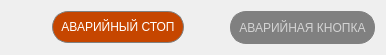
<?xml version="1.0" encoding="UTF-8"?>
<ui version="4.0">
 <class>infoTools</class>
 <widget class="QWidget" name="infoTools">
  <property name="geometry">
   <rect>
    <x>0</x>
    <y>0</y>
    <width>386</width>
    <height>55</height>
   </rect>
  </property>
  <property name="windowTitle">
   <string>Информация</string>
  </property>
  <layout class="QHBoxLayout" name="horizontalLayout">
   <item>
    <spacer name="horizontalSpacer_2">
     <property name="orientation">
      <enum>Qt::Horizontal</enum>
     </property>
     <property name="sizeHint" stdset="0">
      <size>
       <width>40</width>
       <height>20</height>
      </size>
     </property>
    </spacer>
   </item>
   <item>
    <widget class="QPushButton" name="estop">
     <property name="styleSheet">
      <string notr="true">border: 1px solid gray;
border-radius: 16px;
padding: 8px;
color: white;
cursor: pointer;
background: rgb(198, 70, 0);</string>
     </property>
     <property name="text">
      <string>АВАРИЙНЫЙ СТОП</string>
     </property>
     <property name="shortcut">
      <string>F1</string>
     </property>
    </widget>
   </item>
   <item>
    <spacer name="horizontalSpacer">
     <property name="orientation">
      <enum>Qt::Horizontal</enum>
     </property>
     <property name="sizeHint" stdset="0">
      <size>
       <width>40</width>
       <height>20</height>
      </size>
     </property>
    </spacer>
   </item>
   <item>
    <widget class="QLabel" name="label">
     <property name="enabled">
      <bool>false</bool>
     </property>
     <property name="styleSheet">
      <string notr="true">QLabel
{
	border: 1px solid gray;
	border-radius: 16px;
	color: lightGray;
	background-color: gray;
	padding: 8px;
}
QLabel:enabled
{
	background-color: red;
	color: white;
}</string>
     </property>
     <property name="text">
      <string>АВАРИЙНАЯ КНОПКА</string>
     </property>
     <property name="alignment">
      <set>Qt::AlignCenter</set>
     </property>
    </widget>
   </item>
  </layout>
 </widget>
 <resources/>
 <connections/>
</ui>
